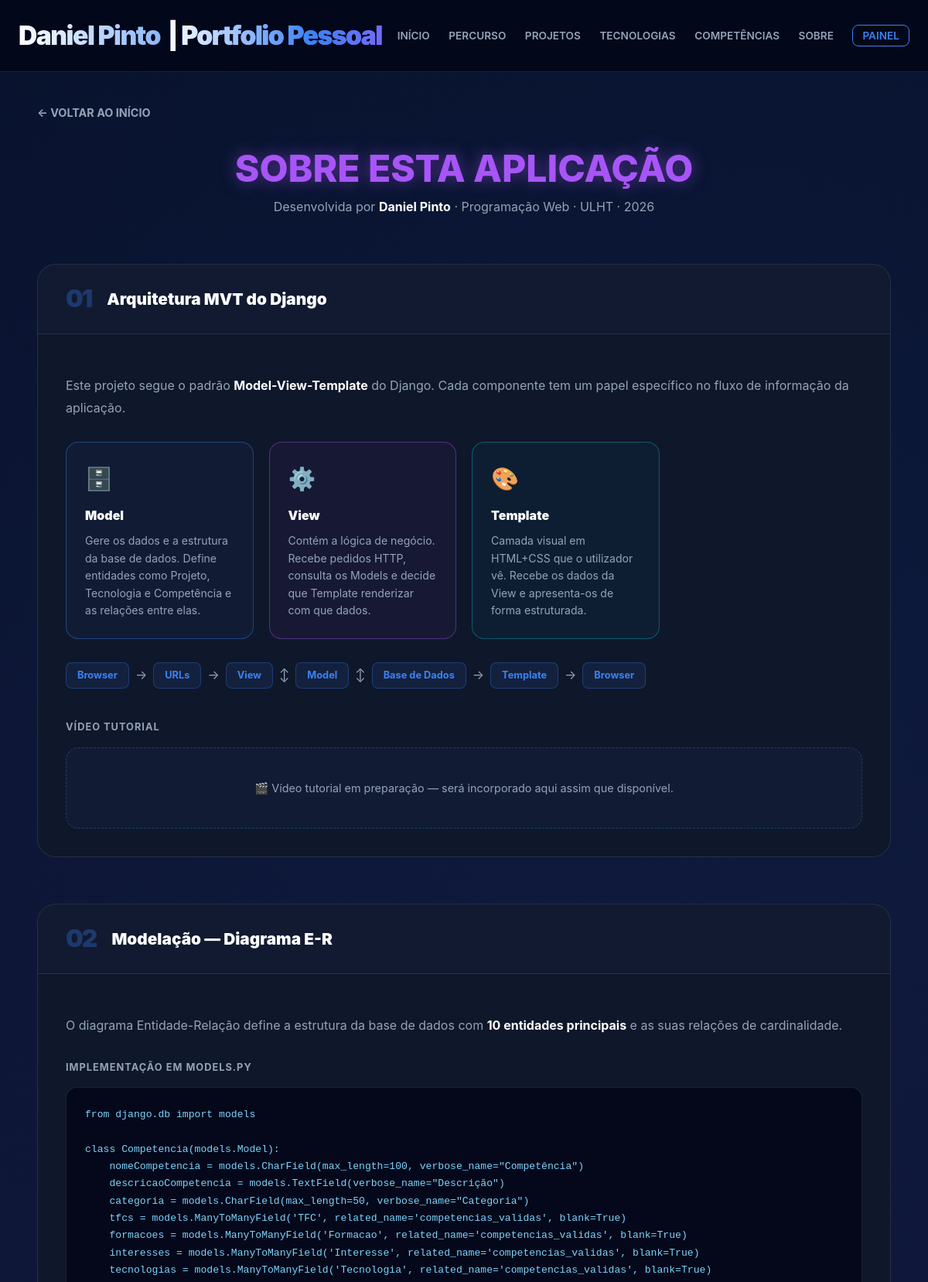
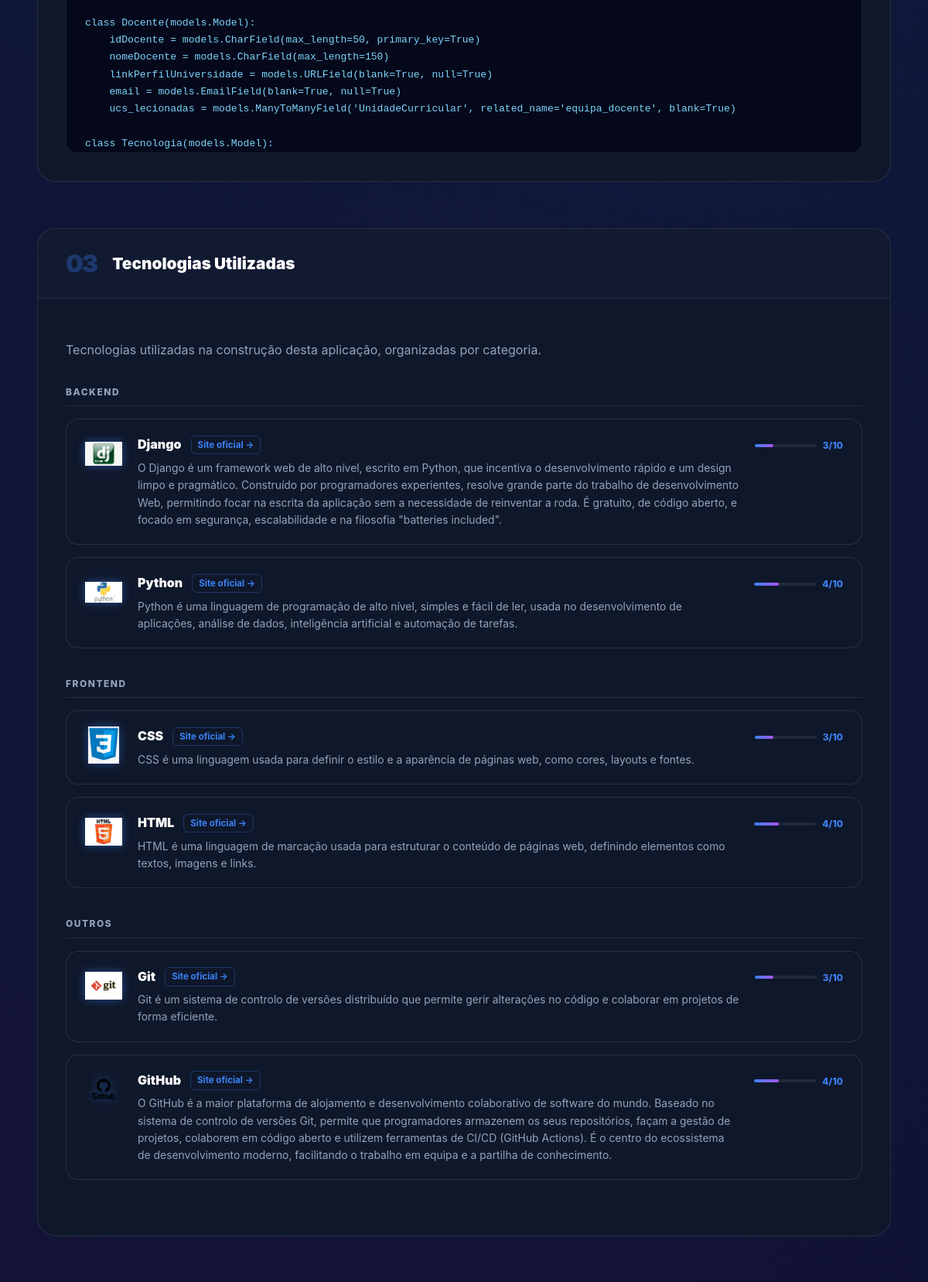
The app's page /sobre/ (upper part) with its own data (2 pictures, top to bottom).
### portfolioPessoal/models.py (models this page shows, shortened)
class Tecnologia(models.Model):
    nomeTecnologia = models.CharField(max_length=100, primary_key=True, verbose_name="Nome da Tecnologia")
    descricaoTecnologia = models.TextField(verbose_name="Descrição")
    logotipo = models.ImageField(upload_to='tecnologias/', blank=True, null=True, verbose_name="Logotipo")
    linkSite = models.URLField(blank=True, null=True, verbose_name="Link do Site Oficial")
    tipoTecnologia = models.CharField(max_length=50, verbose_name="Tipo de Tecnologia")
    classificacao = models.IntegerField(verbose_name="Classificação")
    class Meta:
        verbose_name = "Tecnologia"
        verbose_name_plural = "Tecnologias"

### portfolioPessoal/views.py (the view)
# urls.py: path('sobre/', views.sobre_view, name='sobre'),
def sobre_view(request):
    try:
        portfolio = Projeto.objects.get(nomeProjeto="Portfolio Pessoal")
        tecnologias = portfolio.tecnologias.all().order_by('tipoTecnologia')
    except Projeto.DoesNotExist:
        tecnologias = []
    makingofs = MakingOf.objects.filter(projeto__nomeProjeto="Portfolio Pessoal").order_by('id')
    return render(request, 'portfoliopessoal/sobre.html', {
        'makingofs': makingofs,
        'tecnologias': tecnologias,
    })

### portfolioPessoal/templates/portfoliopessoal/sobre.html (shortened to what this page needs)
{% extends "portfoliopessoal/base.html" %}
{% load static %}
{% load markdownify %}
{% block content %}
<div style="padding-top: 40px; animation: fadeInUp 0.8s ease-out;">
    <a href="{% url 'portfolio' %}" class="btn-back">← Voltar ao Início</a>
    <div style="text-align: center; margin-bottom: 60px;">
        <h2 class="hero-subtitle" style="margin-bottom: 10px;">Sobre esta <span>Aplicação</span></h2>
        <p style="color: var(--text-muted); font-size: 1rem; max-width: 600px; margin: 0 auto;">
            Desenvolvida por <strong style="color: white;">Daniel Pinto</strong> · Programação Web · ULHT · 2026
        </p>
    </div>
    <div class="sobre-section">
        <div class="sobre-section-header">
            <span class="sobre-section-num">01</span>
            <h3 class="sobre-section-title">Arquitetura MVT do Django</h3>
        </div>
        <div class="sobre-section-body">
            <p style="color: var(--text-muted); line-height: 1.8; margin-bottom: 30px;">
                Este projeto segue o padrão <strong style="color: white;">Model-View-Template</strong> do Django.
                Cada componente tem um papel específico no fluxo de informação da aplicação.
            </p>
            <div class="mvt-grid">
                <div class="mvt-card mvt-model">
                    <div class="mvt-icon">🗄️</div>
                    <h4>Model</h4>
                    <p>Gere os dados e a estrutura da base de dados. Define entidades como Projeto, Tecnologia e Competência e as relações entre elas.</p>
                </div>
                <div class="mvt-card mvt-view">
                    <div class="mvt-icon">⚙️</div>
                    <h4>View</h4>
                    <p>Contém a lógica de negócio. Recebe pedidos HTTP, consulta os Models e decide que Template renderizar com que dados.</p>
                </div>
                <div class="mvt-card mvt-template">
                    <div class="mvt-icon">🎨</div>
                    <h4>Template</h4>
                    <p>Camada visual em HTML+CSS que o utilizador vê. Recebe os dados da View e apresenta-os de forma estruturada.</p>
                </div>
            </div>
            <div class="mvt-flow">
                <span class="mvt-flow-item">Browser</span>
                <span class="mvt-flow-arrow">→</span>
                <span class="mvt-flow-item">URLs</span>
                <span class="mvt-flow-arrow">→</span>
                <span class="mvt-flow-item">View</span>
                <span class="mvt-flow-arrow">↕</span>
                <span class="mvt-flow-item">Model</span>
                <span class="mvt-flow-arrow">↕</span>
                <span class="mvt-flow-item">Base de Dados</span>
                <span class="mvt-flow-arrow">→</span>
                <span class="mvt-flow-item">Template</span>
                <span class="mvt-flow-arrow">→</span>
                <span class="mvt-flow-item">Browser</span>
            </div>
            <div style="margin-top: 40px;">
                <p style="color: var(--text-muted); font-size: 0.8rem; text-transform: uppercase; letter-spacing: 1px; margin-bottom: 15px; font-weight: 700;">Vídeo Tutorial</p>
                <div style="background: rgba(59,130,246,0.05); border: 1px dashed rgba(59,130,246,0.3); border-radius: 16px; padding: 40px; text-align: center; color: var(--text-muted); font-size: 0.9rem;">
                    🎬 Vídeo tutorial em preparação — será incorporado aqui assim que disponível.
                </div>
            </div>
        </div>
    </div>
    <div class="sobre-section">
        <div class="sobre-section-header">
            <span class="sobre-section-num">02</span>
            <h3 class="sobre-section-title">Modelação — Diagrama E-R</h3>
        </div>
        <div class="sobre-section-body">
            <p style="color: var(--text-muted); line-height: 1.8; margin-bottom: 30px;">
                O diagrama Entidade-Relação define a estrutura da base de dados com <strong style="color: white;">10 entidades principais</strong> e as suas relações de cardinalidade.
            </p>
            <p style="color: var(--text-muted); font-size: 0.8rem; text-transform: uppercase; letter-spacing: 1px; margin-bottom: 15px; font-weight: 700;">Implementação em models.py</p>
            <div class="code-block">
                <pre><code>from django.db import models
class Competencia(models.Model):
    nomeCompetencia = models.CharField(max_length=100, verbose_name="Competência")
    descricaoCompetencia = models.TextField(verbose_name="Descrição")
    categoria = models.CharField(max_length=50, verbose_name="Categoria")
    tfcs = models.ManyToManyField('TFC', related_name='competencias_validas', blank=True)
    formacoes = models.ManyToManyField('Formacao', related_name='competencias_validas', blank=True)
    interesses = models.ManyToManyField('Interesse', related_name='competencias_validas', blank=True)
    tecnologias = models.ManyToManyField('Tecnologia', related_name='competencias_validas', blank=True)
class Docente(models.Model):
    idDocente = models.CharField(max_length=50, primary_key=True)
    nomeDocente = models.CharField(max_length=150)
    linkPerfilUniversidade = models.URLField(blank=True, null=True)
    email = models.EmailField(blank=True, null=True)
    ucs_lecionadas = models.ManyToManyField('UnidadeCurricular', related_name='equipa_docente', blank=True)
class Tecnologia(models.Model):
    nomeTecnologia = models.CharField(max_length=100, primary_key=True)
    descricaoTecnologia = models.TextField()
    logotipo = models.ImageField(upload_to='tecnologias/', blank=True, null=True)
    linkSite = models.URLField(blank=True, null=True)
    tipoTecnologia = models.CharField(max_length=50)
    classificacao = models.IntegerField()
class Licenciatura(models.Model):
    nomeCurso = models.CharField(max_length=200, primary_key=True)
    descricaoCurso = models.TextField()
    creditosCurso = models.IntegerField()
    duracao = models.CharField(max_length=50)
    formato = models.CharField(max_length=50)
    website = models.URLField(blank=True, null=True)
    faculdade = models.CharField(max_length=150)
class UnidadeCurricular(models.Model):
    idUC = models.CharField(max_length=20, primary_key=True)
    nomeUC = models.CharField(max_length=150)
    ano = models.IntegerField()
    semestre = models.IntegerField()
    creditosUC = models.IntegerField()
    descricaoUC = models.TextField(null=True, blank=True)
    objetivos = models.TextField(null=True, blank=True)
    programa = models.TextField(null=True, blank=True)
    metodologia = models.TextField(null=True, blank=True)
    bibliografia = models.TextField(null=True, blank=True)
    metodos_avaliacao = models.TextField(null=True, blank=True)
    imagem = models.ImageField(upload_to='ucs/', blank=True, null=True)
    linkUC = models.URLField(blank=True, null=True)
    cursos = models.ManyToManyField(Licenciatura, related_name='unidades_curriculares', blank=True)
    tecnologias = models.ManyToManyField(Tecnologia, related_name='ucs_onde_usada', blank=True)
    competencias = models.ManyToManyField(Competencia, related_name='ucs_associadas', blank=True)
class TFC(models.Model):
    tituloTFC = models.CharField(max_length=200)
    descricaoTFC = models.TextField()
    autores = models.CharField(max_length=250)
    anoRealizacao = models.IntegerField()
    classificacaoTFC = models.IntegerField()
    linkTFC = models.URLField(blank=True, null=True)
    orientadores = models.ManyToManyField(Docente, related_name='tfcs_orientados', blank=True)
    curso = models.ForeignKey(Licenciatura, on_delete=models.CASCADE, related_name='tfcs')
    tecnologias = models.ManyToManyField(Tecnologia, related_name='tfcs_onde_usada', blank=True)
class Projeto(models.Model):
    nomeProjeto = models.CharField(max_length=150)
    descricaoProjeto = models.TextField()
    anoRealizacao = models.IntegerField()
    linkGitHub = models.URLField(blank=True, null=True)
    fotoProjeto = models.ImageField(upload_to='projetos/', blank=True, null=True)
    linksVideo = models.URLField(blank=True, null=True)
    uc = models.ForeignKey(UnidadeCurricular, on_delete=models.CASCADE, related_name='projetos')
    tecnologias = models.ManyToManyField(Tecnologia, related_name='projetos_onde_usada', blank=True)
    competencias = models.ManyToManyField(Competencia, related_name='projetos_associados', blank=True)
class Formacao(models.Model):
    nomeFormacao = models.CharField(max_length=150)
    instituicao = models.CharField(max_length=150)
    duracaoFormacao = models.CharField(max_length=50)
class Interesse(models.Model):
    nomeInteresse = models.CharField(max_length=100, primary_key=True)
    descricaoInteresse = models.TextField()
    categoriaInteresse = models.CharField(max_length=50)
class MakingOf(models.Model):
    etapas = models.CharField(max_length=100)
    registos = models.FileField(upload_to='makingof/', blank=True, null=True)
    descricaoDecisoes = models.TextField()
    justificacaoDecisoes = models.TextField()
    errosEncontrados = models.TextField()
    solucao = models.TextField()
    usoIA = models.TextField()
    projeto = models.ForeignKey(Projeto, on_delete=models.CASCADE, related_name='makingof_logs')</code></pre>
            </div>
        </div>
    </div>
    <div class="sobre-section">
        <div class="sobre-section-header">
            <span class="sobre-section-num">03</span>
            <h3 class="sobre-section-title">Tecnologias Utilizadas</h3>
        </div>
        <div class="sobre-section-body">
            <p style="color: var(--text-muted); line-height: 1.8; margin-bottom: 30px;">
                Tecnologias utilizadas na construção desta aplicação, organizadas por categoria.
            </p>
            {% regroup tecnologias by tipoTecnologia as tecnologias_por_tipo %}
            {% for tipo in tecnologias_por_tipo %}
            <div style="margin-bottom: 36px;">
                <p style="color: var(--text-muted); font-size: 0.75rem; font-weight: 800; text-transform: uppercase; letter-spacing: 1.5px; margin-bottom: 16px; border-bottom: 1px solid var(--border); padding-bottom: 8px;">
                    {{ tipo.grouper }}
                </p>
                <div style="display: flex; flex-direction: column; gap: 16px;">
                    {% for t in tipo.list %}
                    <div style="background: var(--bg-card); border: 1px solid var(--border); border-radius: 16px; padding: 20px 24px; display: flex; gap: 20px; align-items: flex-start; transition: 0.3s;"
                         onmouseover="this.style.borderColor='rgba(59,130,246,0.3)'"
                         onmouseout="this.style.borderColor='rgba(255,255,255,0.1)'">
                        {% if t.logotipo %}
                        <img src="{{ t.logotipo.url }}" alt="{{ t.nomeTecnologia }}"
                             style="width: 48px; height: 48px; object-fit: contain; flex-shrink: 0; filter: drop-shadow(0 0 6px var(--accent-glow));">
                        {% else %}
                        <div style="width: 48px; height: 48px; background: linear-gradient(135deg, var(--accent), var(--purple)); border-radius: 10px; display: flex; align-items: center; justify-content: center; font-size: 1rem; font-weight: 900; color: white; flex-shrink: 0;">
                            {{ t.nomeTecnologia|slice:":2"|upper }}
                        </div>
                        {% endif %}
                        <div style="flex: 1;">
                            <div style="display: flex; align-items: center; gap: 12px; margin-bottom: 6px; flex-wrap: wrap;">
                                <h4 style="margin: 0; color: #ffffff; font-size: 1rem; font-weight: 900;">{{ t.nomeTecnologia }}</h4>
                                {% if t.linkSite %}
                                <a href="{{ t.linkSite }}" target="_blank"
                                   style="color: var(--accent); font-size: 0.72rem; font-weight: 700; text-decoration: none; border: 1px solid rgba(59,130,246,0.3); padding: 2px 8px; border-radius: 6px;">
                                    Site oficial →
                                </a>
                                {% endif %}
                            </div>
                            <p style="margin: 0; color: var(--text-muted); font-size: 0.87rem; line-height: 1.6;">{{ t.descricaoTecnologia }}</p>
                        </div>
                        <div style="flex-shrink: 0; text-align: right; padding-top: 4px;">
                            <div style="display: flex; align-items: center; gap: 8px;">
                                <div style="width: 80px; height: 4px; background: rgba(255,255,255,0.08); border-radius: 4px; overflow: hidden;">
                                    <div style="height: 100%; width: {{ t.classificacao }}0%; background: linear-gradient(90deg, var(--accent), var(--purple)); border-radius: 4px;"></div>
                                </div>
                                <span style="color: var(--accent); font-size: 0.75rem; font-weight: 800;">{{ t.classificacao }}/10</span>
                            </div>
                        </div>
                    </div>
                    {% endfor %}
                </div>
            </div>
            {% empty %}
            <p style="color: var(--text-muted);">Nenhuma tecnologia associada ao projeto Portfolio Pessoal.</p>
            {% endfor %}
        </div>
    </div>
</div>
{% endblock %}

### records on screen
Tecnologia: grouper "BACKEND", logotipo (picture), nomeTecnologia "Django", descricaoTecnologia "O Django é um framework web de alto nível, escrito em Python, que incentiva o desenvolvimento rápido e um design limpo e pragmático. Construído por programadores experientes, resolve grande parte do trabalho de desenvolvimento Web, permitindo focar na escrita da aplicação sem a necessidade de reinventar a roda. É gratuito, de código aberto, e focado em segurança, escalabilidade e na filosofia \"batteries included\".", classificacao "3"
Tecnologia: logotipo (picture), nomeTecnologia "Python", descricaoTecnologia "Python é uma linguagem de programação de alto nível, simples e fácil de ler, usada no desenvolvimento de aplicações, análise de dados, inteligência artificial e automação de tarefas.", classificacao "4"
Tecnologia: grouper "FRONTEND", logotipo (picture), nomeTecnologia "CSS", descricaoTecnologia "CSS é uma linguagem usada para definir o estilo e a aparência de páginas web, como cores, layouts e fontes.", classificacao "3"
Tecnologia: logotipo (picture), nomeTecnologia "HTML", descricaoTecnologia "HTML é uma linguagem de marcação usada para estruturar o conteúdo de páginas web, definindo elementos como textos, imagens e links.", classificacao "4"
Tecnologia: grouper "OUTROS", logotipo (picture), nomeTecnologia "Git", descricaoTecnologia "Git é um sistema de controlo de versões distribuído que permite gerir alterações no código e colaborar em projetos de forma eficiente.", classificacao "3"
Tecnologia: logotipo (picture), nomeTecnologia "GitHub", descricaoTecnologia "O GitHub é a maior plataforma de alojamento e desenvolvimento colaborativo de software do mundo. Baseado no sistema de controlo de versões Git, permite que programadores armazenem os seus repositórios, façam a gestão de projetos, colaborem em código aberto e utilizem ferramentas de CI/CD (GitHub Actions). É o centro do ecossistema de desenvolvimento moderno, facilitando o trabalho em equipa e a partilha de conhecimento.", classificacao "4"
